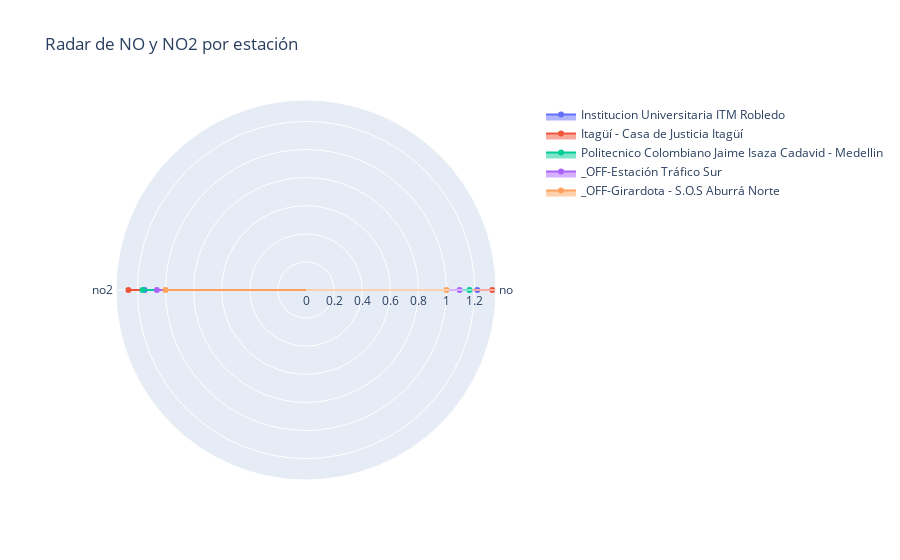

Notebook source saved alongside this figure:
### Code cell
# =========================
# 14. Radar por estación (solo NO y NO2)
# =========================
radar_df = df_8_estaciones.groupby(['estacion', 'parametro'])['valor'].mean().unstack()
fig = go.Figure()
for estacion in radar_df.index:
    fig.add_trace(go.Scatterpolar(
        r=radar_df.loc[estacion].values,
        theta=radar_df.columns,
        fill='toself',
        name=estacion
    ))
fig.update_layout(title='Radar de NO y NO2 por estación', polar=dict(radialaxis=dict(visible=True)), showlegend=True)
fig.show()

### Figure 1 — Plotly figure (JSON) as saved in the notebook; plotly's stock layout.template omitted (floating-point values rounded to 4 significant figures)
{"data": [{"fill": "toself", "name": "Institucion Universitaria ITM Robledo", "r": [1.219, 1.149], "theta": ["no", "no2"], "type": "scatterpolar"}, {"fill": "toself", "name": "Itagüí - Casa de Justicia Itagüí", "r": [1.326, 1.264], "theta": ["no", "no2"], "type": "scatterpolar"}, {"fill": "toself", "name": "Politecnico Colombiano Jaime Isaza Cadavid - Medellin", "r": [1.164, 1.163], "theta": ["no", "no2"], "type": "scatterpolar"}, {"fill": "toself", "name": "_OFF-Estación Tráfico Sur", "r": [1.093, 1.062], "theta": ["no", "no2"], "type": "scatterpolar"}, {"fill": "toself", "name": "_OFF-Girardota - S.O.S Aburrá Norte", "r": [1.0, 1.0], "theta": ["no", "no2"], "type": "scatterpolar"}], "layout": {"polar": {"radialaxis": {"visible": true}}, "showlegend": true, "title": {"text": "Radar de NO y NO2 por estación"}}}
